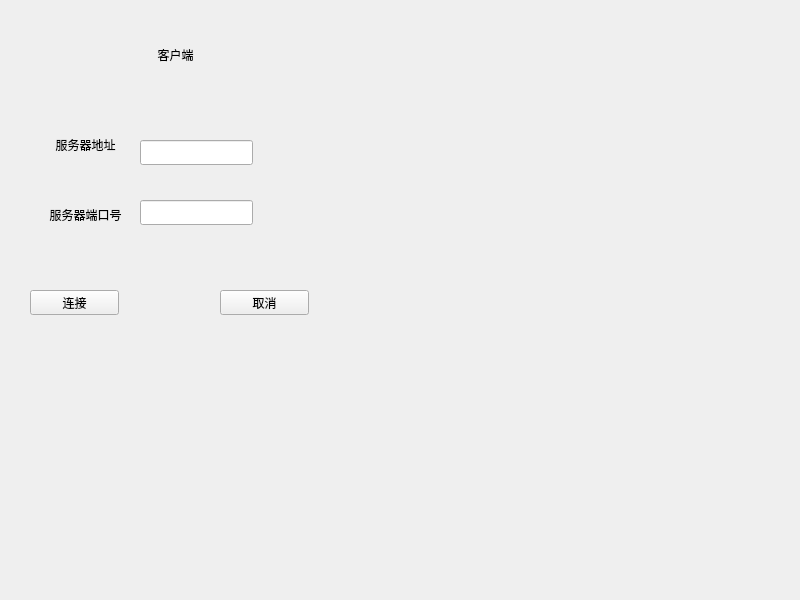
<?xml version="1.0" encoding="UTF-8"?>
<ui version="4.0">
 <class>Widget</class>
 <widget class="QWidget" name="Widget">
  <property name="geometry">
   <rect>
    <x>0</x>
    <y>0</y>
    <width>800</width>
    <height>600</height>
   </rect>
  </property>
  <property name="windowTitle">
   <string>Widget</string>
  </property>
  <widget class="QLineEdit" name="addEdit">
   <property name="geometry">
    <rect>
     <x>140</x>
     <y>140</y>
     <width>113</width>
     <height>25</height>
    </rect>
   </property>
  </widget>
  <widget class="QLabel" name="label">
   <property name="geometry">
    <rect>
     <x>140</x>
     <y>40</y>
     <width>71</width>
     <height>31</height>
    </rect>
   </property>
   <property name="text">
    <string>&lt;html&gt;&lt;head/&gt;&lt;body&gt;&lt;p align=&quot;center&quot;&gt;客户端&lt;/p&gt;&lt;/body&gt;&lt;/html&gt;</string>
   </property>
  </widget>
  <widget class="QLabel" name="label_2">
   <property name="geometry">
    <rect>
     <x>40</x>
     <y>130</y>
     <width>91</width>
     <height>31</height>
    </rect>
   </property>
   <property name="text">
    <string>&lt;html&gt;&lt;head/&gt;&lt;body&gt;&lt;p align=&quot;center&quot;&gt;服务器地址&lt;/p&gt;&lt;/body&gt;&lt;/html&gt;</string>
   </property>
  </widget>
  <widget class="QLabel" name="label_3">
   <property name="geometry">
    <rect>
     <x>40</x>
     <y>200</y>
     <width>91</width>
     <height>31</height>
    </rect>
   </property>
   <property name="text">
    <string>&lt;html&gt;&lt;head/&gt;&lt;body&gt;&lt;p align=&quot;center&quot;&gt;服务器端口号&lt;/p&gt;&lt;/body&gt;&lt;/html&gt;</string>
   </property>
  </widget>
  <widget class="QLineEdit" name="portEdit">
   <property name="geometry">
    <rect>
     <x>140</x>
     <y>200</y>
     <width>113</width>
     <height>25</height>
    </rect>
   </property>
  </widget>
  <widget class="QPushButton" name="connectButton">
   <property name="geometry">
    <rect>
     <x>30</x>
     <y>290</y>
     <width>89</width>
     <height>25</height>
    </rect>
   </property>
   <property name="text">
    <string>连接</string>
   </property>
  </widget>
  <widget class="QPushButton" name="cancelButton">
   <property name="geometry">
    <rect>
     <x>220</x>
     <y>290</y>
     <width>89</width>
     <height>25</height>
    </rect>
   </property>
   <property name="text">
    <string>取消</string>
   </property>
  </widget>
  <zorder>cancelButton</zorder>
  <zorder>addEdit</zorder>
  <zorder>label</zorder>
  <zorder>label_2</zorder>
  <zorder>label_3</zorder>
  <zorder>portEdit</zorder>
  <zorder>connectButton</zorder>
 </widget>
 <resources/>
 <connections/>
</ui>
